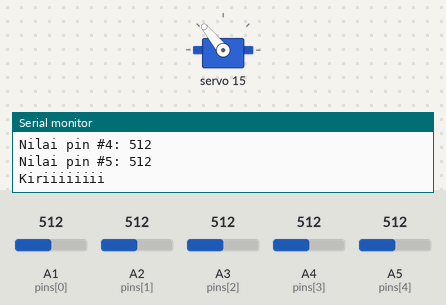
Bench run of a sketch on a simulated Arduino Uno, built with avr-gcc and run on an emulated ATmega328P. On the bench: servo, the last lines printed to the serial monitor. The inputs (shaded band) are chosen by the test bench; at power-on: A1 (pins[0]) = 512, A3 (pins[2]) = 512, A2 (pins[1]) = 512, A4 (pins[3]) = 512, A5 (pins[4]) = 512.

Above: at 2.0 s.
2.1 s: A1 (pins[0]) set to 660
At 3.6 s:
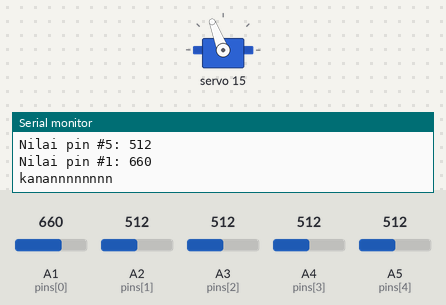
6.6 s: A3 (pins[2]) set to 647
11.1 s: A3 (pins[2]) set to 672
At 11.6 s:
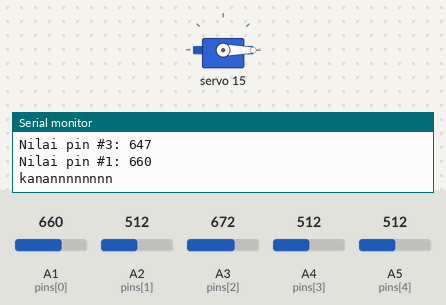
15.3 s: A2 (pins[1]) set to 661
19.8 s: A2 (pins[1]) set to 690
At 23.0 s:
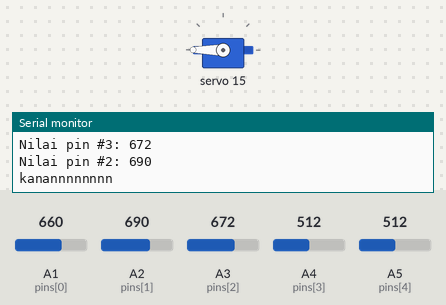
23.8 s: A4 (pins[3]) set to 680
27.2 s: A4 (pins[3]) set to 706
At 39.1 s:
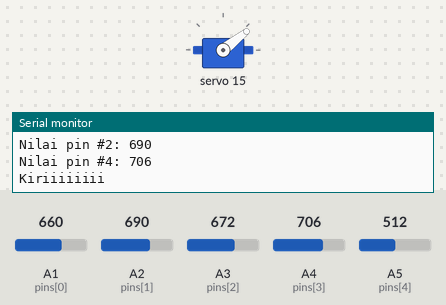
Timing chart, 0 to 48.3 s (numbered marks = the images above; inputs shaded):
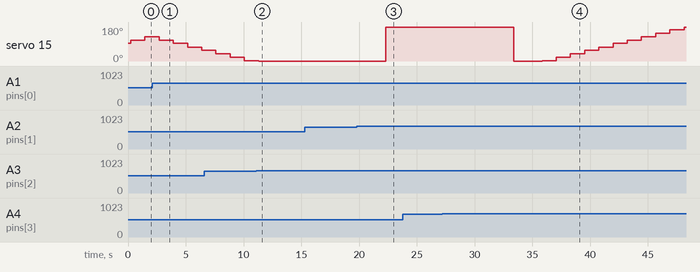

Measured:
- the behaviour switches between 659 and 660 on A3 (pins[2]) (found by bisection; images 1 and 2)
- the behaviour switches between 672 and 673 on A2 (pins[1]) (found by bisection; images 2 and 3)
- the behaviour switches between 690 and 691 on A4 (pins[3]) (found by bisection; images 3 and 4)
- after the input at 11.1 s, servo 15: goes on until 11.3 s, then stays 0°
- after the input at 19.8 s, servo 15: 0° → 180° after 2.5 s
- after the input at 27.2 s, servo 15: 180° → 0° after 6.2 s, → 1° 2.5 s later, → 19° 1.2 s later, → 38° 1.2 s later, … (12 changes in this stretch)

The sketch:

flameSensor.ino
```cpp
#include <Adafruit_PWMServoDriver.h>
Adafruit_PWMServoDriver pwm = Adafruit_PWMServoDriver();
int pins[] = {A1, A2, A3, A4, A5};

int x;
int sudut = 90;

#define MIN_PULSE_WIDTH       650
#define MAX_PULSE_WIDTH       2350
#define DEFAULT_PULSE_WIDTH   500
#define FREQUENCY             50


int myValue[] = {0, 0, 0, 0, 0};
int myKey[] = {1, 2, 3, 4, 5};

int i, digitValue;
void setup() {
  pwm.begin();
  pwm.setPWMFreq(FREQUENCY);
  setUpFlame();
  Serial.begin(9600);
  delay(10);
}

void loop() {
  getFlameData();
  Serial.println("Nilai setelah diurutkan: ");
  for(i=0; i<5; i++)
  {
    Serial.print("Nilai pin #");
    Serial.print(myKey[i] + 1);
    Serial.print(": ");
    Serial.print(myValue[i]);

    Serial.println("");
  }

  if (myKey[4] + 1 == 3 )
  {
    Serial.println("stoped");
  }
  else
  {
    if (myKey[4] + 1 > 3)
    {
      // putar kiri
       Serial.println("Kiriiiiiiii");
        sudut = sudut + 20;
         pwm.setPWM(15, 0, pulseWidth(sudut));//servo leher X


    }
    else
    {
      // putar kanan
      Serial.println("kanannnnnnnn");
        sudut = sudut - 20;
        pwm.setPWM(15, 0, pulseWidth(sudut));//servo leher X
    }
  }
  delay(1000);

}

void setUpFlame(){
  pwm.setPWM(15, 0, pulseWidth(90));//servo leher X
  for (x=0; x<5; x++)
  {
    pinMode(pins[x], INPUT);
  }
}

void Urutkan()
{
  int j, k;
  int temp;
  int tempKey;

  for (j=0; j<5; j++)
  {
    for(k=0; k<5; k++)
    {
      if (myValue[j] < myValue[k])
      {
        temp = myValue[k];
        tempKey = myKey[k];

        myValue[k] = myValue[j];
        myKey[k] = myKey[j];

        myValue[j] = temp;
        myKey[j] = tempKey;
      }
    }
  }
}

void getFlameData(){
  Serial.println("");
  for (i=0; i<5; i++)
  {
    digitValue = 0;
    //digitValue = digitalRead(dgts[i]);
    //delay(10);

    Serial.print(digitValue);
    Serial.print(" ");
      myValue[i] = analogRead(pins[i]);
    delay(5);

    myKey[i] = i;
  }
  Serial.println("");

  Serial.println("Nilai sebelum diurutkan: ");
  for(i=0; i<5; i++)
  {
    Serial.print("Nilai pin #");
    Serial.print(myKey[i] + 1);
    Serial.print(": ");
    Serial.print(myValue[i]);

    Serial.println("");
  }

  Urutkan();
}

int pulseWidth(int angle)
{
  int pulse_wide, analog_value;
  pulse_wide   = map(angle, 0, 180, MIN_PULSE_WIDTH, MAX_PULSE_WIDTH);
  analog_value = int(float(pulse_wide) / 1000000 * FREQUENCY * 4096);
  return analog_value;
}
```
